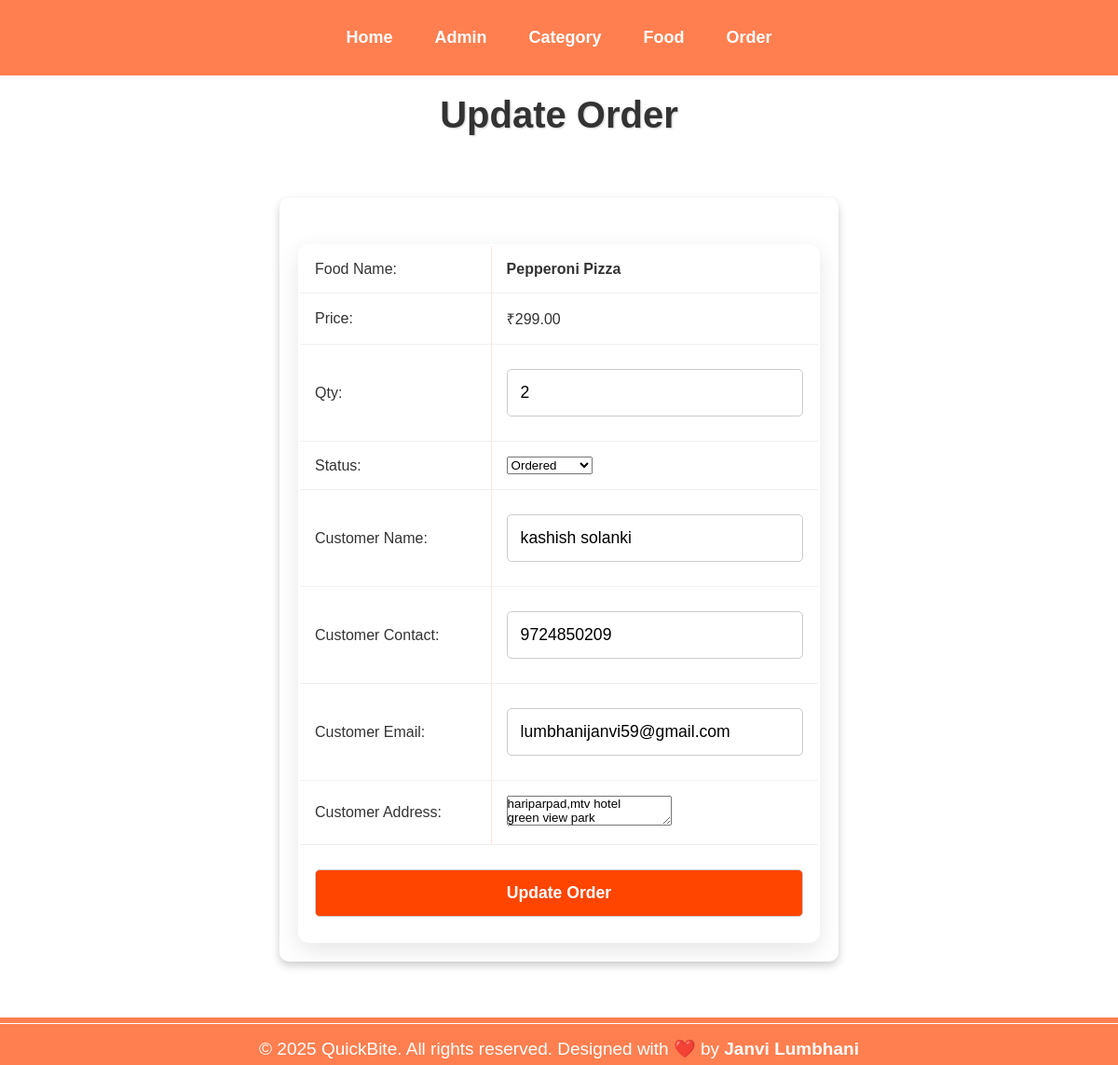
The app's page /admin/edit_order.php?id=1 with its own data.
### tables this page shows
CREATE TABLE `tbl_order` (
  `id` int(11) NOT NULL,
  `food` varchar(150) DEFAULT NULL,
  `price` decimal(10,2) DEFAULT NULL,
  `qty` int(11) DEFAULT NULL,
  `total` decimal(10,2) DEFAULT NULL,
  `order_date` datetime DEFAULT NULL,
  `status` varchar(50) DEFAULT NULL,
  `customer_name` varchar(100) DEFAULT NULL,
  `customer_contact` varchar(20) DEFAULT NULL,
  `customer_email` varchar(100) DEFAULT NULL,
  `customer_address` text DEFAULT NULL
);

### admin/edit_order.php (the view, shortened to what this page needs)
<?php
include('partial/menu.php');
include('database_connection.php');
if (isset($_GET['id'])) {
    $id = intval($_GET['id']);
    $sql = "SELECT * FROM tbl_order WHERE id = ?";
    $stmt = $conn->prepare($sql);
    $stmt->bind_param('i', $id);
    $stmt->execute();
    $result = $stmt->get_result();
    if ($result && $result->num_rows == 1) {
        $order = $result->fetch_assoc();
    } else {
        header('Location: manage_order.php');
        exit();
    }
} else {
    header('Location: manage_order.php');
    exit();
}
?>
<div class="main-content">
    <div class="wrapper">
        <h1>Update Order</h1>
        <br><br>
        <form action="" method="POST">
            <table class="tbl-30">
                <tr>
                    <td>Food Name:</td>
                    <td><b><?php echo htmlspecialchars($order['food']); ?></b></td>
                </tr>
                <tr>
                    <td>Price:</td>
                    <td>₹<?php echo number_format($order['price'], 2); ?></td>
                </tr>
                <tr>
                    <td>Qty:</td>
                    <td>
                        <input type="number" name="qty" value="<?php echo $order['qty']; ?>" required>
                    </td>
                </tr>
                <tr>
                    <td>Status:</td>
                    <td>
                        <select name="status">
                            <option value="Ordered" <?php if ($order['status'] == "Ordered") echo "selected"; ?>>Ordered</option>
                        </select>
                    </td>
                </tr>
                <tr>
                    <td>Customer Name:</td>
                    <td>
                        <input type="text" name="customer_name" value="<?php echo htmlspecialchars($order['customer_name']); ?>" required>
                    </td>
                </tr>
                <tr>
                    <td>Customer Contact:</td>
                    <td>
                        <input type="text" name="customer_contact" value="<?php echo htmlspecialchars($order['customer_contact']); ?>" required>
                    </td>
                </tr>
                <tr>
                    <td>Customer Email:</td>
                    <td>
                        <input type="email" name="customer_email" value="<?php echo htmlspecialchars($order['customer_email']); ?>" required>
                    </td>
                </tr>
                <tr>
                    <td>Customer Address:</td>
                    <td>
                        <textarea name="customer_address" required><?php echo htmlspecialchars($order['customer_address']); ?></textarea>
                    </td>
                </tr>
                <tr>
                    <td colspan="2">
                        <button type="submit" name="submit" class="btn-update">Update Order</button>
                    </td>
                </tr>
            </table>
        </form>
    </div>
</div>
<?php include('partial/footer.php'); ?>

### css/admin.css (style rules this page uses)
* { margin: 0; padding: 0; box-sizing: border-box; font-family: Arial, Helvetica, sans-serif; }
.wrapper { max-width: 1200px; margin: 0 auto; padding: 20px; }
h1 { text-align: center; font-size: 2.5em; color: #333; margin-bottom: 30px; text-shadow: 1px 1px 2px #ccc; }
form { max-width: 600px; margin: 0 auto 40px; background-color: #fff; padding: 20px; border-radius: 10px; box-shadow: 0 4px 10px rgba(0, 0, 0, 0.2); }
form input, form button { width: 100%; padding: 14px; margin: 10px 0; border: 1px solid #ccc; border-radius: 5px; font-size: 1.1em; }
form button { background-color: #ff4500; color: white; font-weight: bold; cursor: pointer; transition: background-color 0.3s ease; }
table { width: 100%; margin-top: 30px; border-collapse: collapse; border: 2px solid #ff7f50; background-color: #fff; border-radius: 12px; overflow: hidden; box-shadow: 0 8px 24px rgba(0, 0, 0, 0.1); }
table tbody tr { border-bottom: 1px solid #f0f0f0; transition: background-color 0.3s ease; }
table tbody td { padding: 16px; font-size: 16px; color: #333; border-right: 1px solid #ffe4e1; }
table tbody td:last-child { border-right: none; }

### records on screen
tbl_order: food "Pepperoni Pizza", price "299.00", qty "2", status "Ordered", customer_name "kashish solanki", customer_contact "9724850209", customer_email "lumbhanijanvi59@gmail.com", customer_address "hariparpad,mtv hotel green view park"
